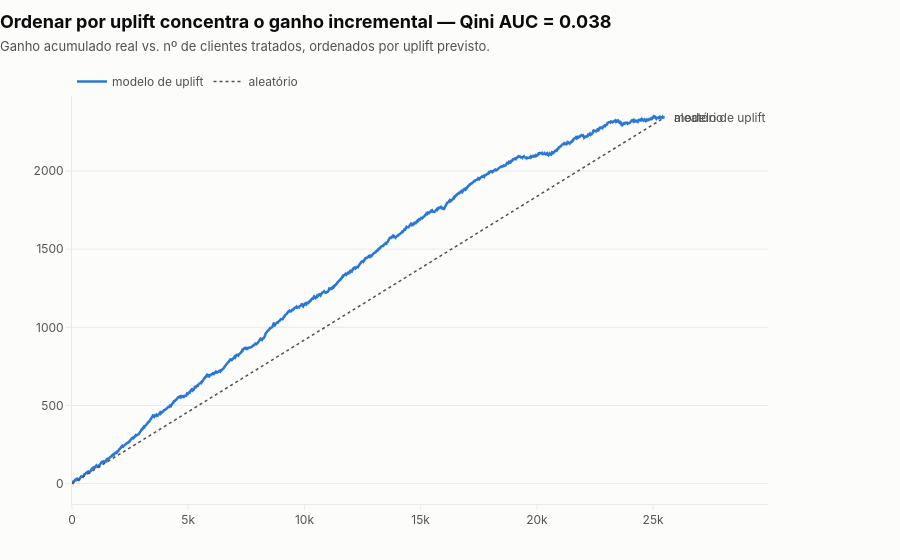

Notebook cell for this chart:
### Code cell
uplift_eval.fig_qini_curve(curva, qini_score, cfg, theme="light")

### Figure 1 — Plotly figure (JSON) as saved in the notebook; plotly's stock layout.template omitted (floating-point values rounded to 4 significant figures; data arrays with more than 128 entries replaced by an {"elided": "..."} marker saying what was removed)
{"data": [{"line": {"color": "#2a78d6", "width": 2.5}, "mode": "lines", "name": "modelo de uplift", "type": "scatter", "x": {"elided": "25467 int values"}, "y": {"elided": "25467 float values"}}, {"line": {"color": "#52514e", "dash": "dot", "width": 1.5}, "mode": "lines", "name": "aleatório", "type": "scatter", "x": [0, 25469], "y": [0.0, 2340.0]}], "layout": {"annotations": [{"font": {"color": "#52514e", "size": 12}, "showarrow": false, "text": "modelo de uplift", "x": 25469, "xanchor": "left", "xshift": 8, "y": 2340.0}, {"font": {"color": "#52514e", "size": 12}, "showarrow": false, "text": "aleatório", "x": 25469, "xanchor": "left", "xshift": 8, "y": 2340.0}], "title": {"text": "<b>Ordenar por uplift concentra o ganho incremental — Qini AUC = 0.038</b><br><span style='font-size:13px;color:#52514e'>Ganho acumulado real vs. nº de clientes tratados, ordenados por uplift previsto.</span>"}}}
